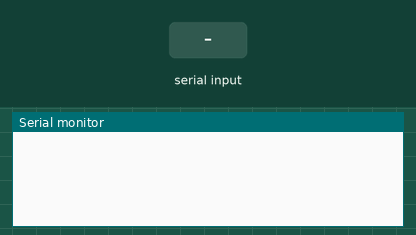
Recording of a sketch running on a simulated Arduino Uno, built with avr-gcc and run on an emulated ATmega328P. Parts: the last lines printed to the serial monitor. The inputs (shaded band) are chosen by the test bench. Random numbers use the default seed unless the sketch sets one.

Above: at 1.2 s.
1.3 s: "TARE,1\n" received over the second serial link
At 2.0 s:
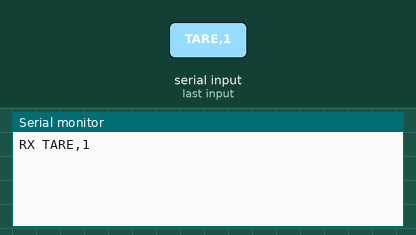
2.8 s: "VER,1\n" received over the second serial link
At 4.3 s:
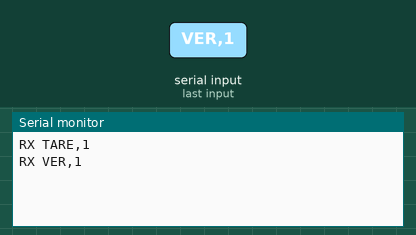

The sketch:

uno_simulator.ino
```cpp
// MultiScale 테스트용 시뮬레이터 (Arduino Uno + HC-06; Mega 는 ../mega_simulator)  펌웨어 v0.5.0
// 배선: HC-06 TX -> D2, HC-06 RX -> D3(분압 권장), VCC 5V, GND
// 동작:
//  - 12개 저울에 500~1000g 랜덤 무게를 채워 0.3초마다 <w1,...,w12> 로 보낸다.
//  - 앱이 <E3> 또는 <E1,2,3> 을 보내면 해당 저울을 0g 으로 비운다.
//  - 앱이 <F3> 또는 <F1,2,3> 을 보내면 해당 저울에 새 송이(500~1000g 랜덤)를 채운다.
//  - 스스로 채우거나 비우지 않는다. 언제 채울지는 앱이 정한다.
#include <SoftwareSerial.h>

#define FW_VERSION "v0.5.0 SIM"   // 앱 버전(MultiScale vX.Y.Z)과는 별개로 이 폴더의 펌웨어만 센다

SoftwareSerial bt(2, 3); // RX, TX
const uint8_t N = 12;
const unsigned long SEND_MS = 300;
const bool INJECT_ERR = true; // 가끔 ERR 을 섞어 앱의 보정 로직을 시험

int w[N];
unsigned long lastTx = 0;
char line[48];
uint8_t len = 0;

int rndWeight() { return (int)random(100, 201) * 5; } // 500..1000, 5g 단위

void handleLine() {
  line[len] = 0;
  Serial.print(F("RX ")); Serial.println(line); // USB 시리얼 모니터(115200)로 받은 명령을 보여준다
  char *s = strchr(line, '<');
  if (!s) return;
  s++;
  char *e = strchr(s, '>');
  if (!e) return;
  *e = 0;
  if (!strcmp(s, "TARE")) { bt.println(F("[SYSTEM] 영점 조절 완료")); return; }
  if (!strcmp(s, "VER")) { bt.print(F("[VER] ")); bt.println(F(FW_VERSION)); return; }
  if (s[0] == 'E' || s[0] == 'F') {
    bool fill = (s[0] == 'F');
    for (char *tok = strtok(s + 1, ","); tok; tok = strtok(NULL, ",")) {
      int n = atoi(tok);
      if (n >= 1 && n <= N) w[n - 1] = fill ? rndWeight() : 0;
    }
    return;
  }
  // 그 외(LED 번호 목록 등)는 무시
}

void setup() {
  Serial.begin(115200);
  bt.begin(9600);
  randomSeed(analogRead(A0) + micros());
  for (uint8_t i = 0; i < N; i++) w[i] = rndWeight();
}

void loop() {
  while (bt.available()) {
    char c = bt.read();
    if (c == '\r') continue;
    if (c == '\n') { handleLine(); len = 0; }
    else if (len < sizeof(line) - 1) line[len++] = c;
    else len = 0;
  }
  unsigned long now = millis();
  if (now - lastTx >= SEND_MS) {
    lastTx = now;
    int errCh = (INJECT_ERR && random(100) == 0) ? (int)random(N) : -1;
    bt.print('<');
    for (uint8_t i = 0; i < N; i++) {
      if (i) bt.print(',');
      if ((int)i == errCh) bt.print(F("ERR"));
      else bt.print(w[i] > 0 ? w[i] + (int)random(-1, 2) : 0);
    }
    bt.println('>');
  }
}
```

Measured:
- after the input at 1.3 s, the serial monitor: prints a new line at once (image 1)
- after the input at 2.8 s, the serial monitor: prints a new line at once (image 2)
